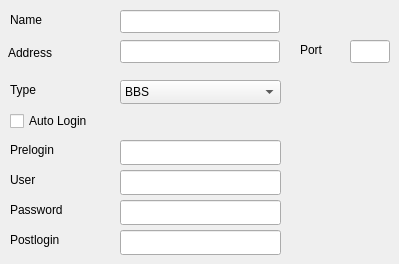
   <widget class="QWidget" name="Widget2" >
    <attribute name="title" >
     <string>General</string>
    </attribute>
    <widget class="QLineEdit" name="addrLineEdit" >
     <property name="geometry" >
      <rect>
       <x>120</x>
       <y>40</y>
       <width>160</width>
       <height>23</height>
      </rect>
     </property>
    </widget>
    <widget class="QLineEdit" name="nameLineEdit" >
     <property name="geometry" >
      <rect>
       <x>120</x>
       <y>10</y>
       <width>160</width>
       <height>23</height>
      </rect>
     </property>
    </widget>
    <widget class="QLabel" name="TextLabel2" >
     <property name="geometry" >
      <rect>
       <x>8</x>
       <y>43</y>
       <width>80</width>
       <height>20</height>
      </rect>
     </property>
     <property name="text" >
      <string>Address</string>
     </property>
     <property name="alignment" >
      <set>Qt::AlignVCenter</set>
     </property>
    </widget>
    <widget class="QLabel" name="TextLabel3_6" >
     <property name="geometry" >
      <rect>
       <x>10</x>
       <y>80</y>
       <width>65</width>
       <height>20</height>
      </rect>
     </property>
     <property name="text" >
      <string>Type</string>
     </property>
    </widget>
    <widget class="QCheckBox" name="autoLoginCheckBox" >
     <property name="geometry" >
      <rect>
       <x>10</x>
       <y>110</y>
       <width>130</width>
       <height>22</height>
      </rect>
     </property>
     <property name="text" >
      <string>Auto Login</string>
     </property>
    </widget>
    <widget class="QLineEdit" name="portLineEdit" >
     <property name="geometry" >
      <rect>
       <x>350</x>
       <y>40</y>
       <width>40</width>
       <height>23</height>
      </rect>
     </property>
    </widget>
    <widget class="QLabel" name="TextLabel1" >
     <property name="geometry" >
      <rect>
       <x>10</x>
       <y>10</y>
       <width>70</width>
       <height>20</height>
      </rect>
     </property>
     <property name="text" >
      <string>Name</string>
     </property>
     <property name="alignment" >
      <set>Qt::AlignVCenter</set>
     </property>
    </widget>
    <widget class="QComboBox" name="hostTypeComboBox" >
     <property name="geometry" >
      <rect>
       <x>120</x>
       <y>80</y>
       <width>161</width>
       <height>24</height>
      </rect>
     </property>
     <item>
      <property name="text" >
       <string>BBS</string>
      </property>
     </item>
     <item>
      <property name="text" >
       <string>*NIX</string>
      </property>
     </item>
    </widget>
    <widget class="QLineEdit" name="preloginLineEdit" >
     <property name="geometry" >
      <rect>
       <x>120</x>
       <y>140</y>
       <width>161</width>
       <height>25</height>
      </rect>
     </property>
    </widget>
    <widget class="QLineEdit" name="userLineEdit" >
     <property name="geometry" >
      <rect>
       <x>120</x>
       <y>170</y>
       <width>161</width>
       <height>25</height>
      </rect>
     </property>
    </widget>
    <widget class="QLineEdit" name="passwdLineEdit" >
     <property name="geometry" >
      <rect>
       <x>120</x>
       <y>200</y>
       <width>161</width>
       <height>25</height>
      </rect>
     </property>
     <property name="echoMode" >
      <enum>QLineEdit::Password</enum>
     </property>
    </widget>
    <widget class="QLineEdit" name="postloginLineEdit" >
     <property name="geometry" >
      <rect>
       <x>120</x>
       <y>230</y>
       <width>161</width>
       <height>25</height>
      </rect>
     </property>
    </widget>
    <widget class="QLabel" name="TextLabel3" >
     <property name="geometry" >
      <rect>
       <x>300</x>
       <y>40</y>
       <width>50</width>
       <height>20</height>
      </rect>
     </property>
     <property name="text" >
      <string>Port</string>
     </property>
    </widget>
    <widget class="QLabel" name="TextLabel1_2" >
     <property name="geometry" >
      <rect>
       <x>10</x>
       <y>140</y>
       <width>80</width>
       <height>20</height>
      </rect>
     </property>
     <property name="text" >
      <string>Prelogin</string>
     </property>
    </widget>
    <widget class="QLabel" name="TextLabel4" >
     <property name="geometry" >
      <rect>
       <x>10</x>
       <y>170</y>
       <width>80</width>
       <height>20</height>
      </rect>
     </property>
     <property name="text" >
      <string>User</string>
     </property>
     <property name="alignment" >
      <set>Qt::AlignVCenter</set>
     </property>
    </widget>
    <widget class="QLabel" name="TextLabel5" >
     <property name="geometry" >
      <rect>
       <x>10</x>
       <y>200</y>
       <width>80</width>
       <height>20</height>
      </rect>
     </property>
     <property name="text" >
      <string>Password</string>
     </property>
     <property name="alignment" >
      <set>Qt::AlignVCenter</set>
     </property>
    </widget>
    <widget class="QLabel" name="TextLabel11" >
     <property name="geometry" >
      <rect>
       <x>10</x>
       <y>230</y>
       <width>90</width>
       <height>20</height>
      </rect>
     </property>
     <property name="text" >
      <string>Postlogin</string>
     </property>
    </widget>
   </widget>
